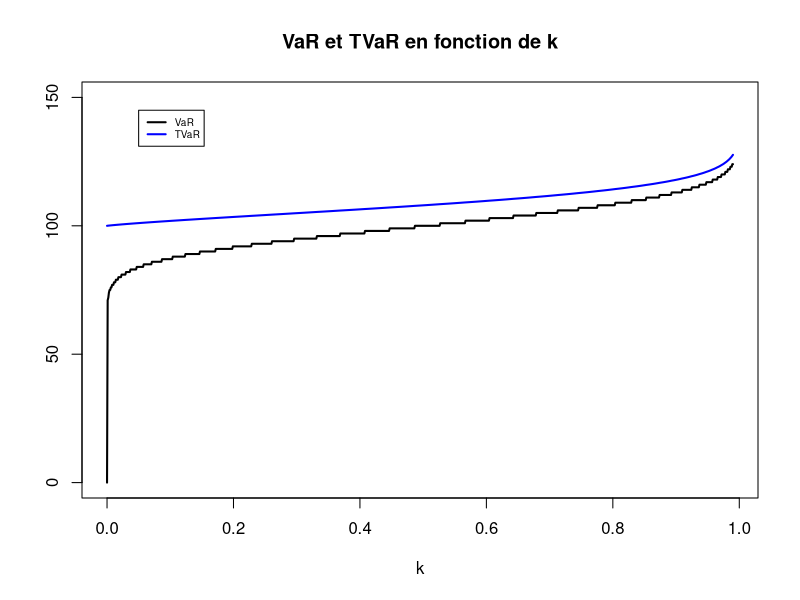
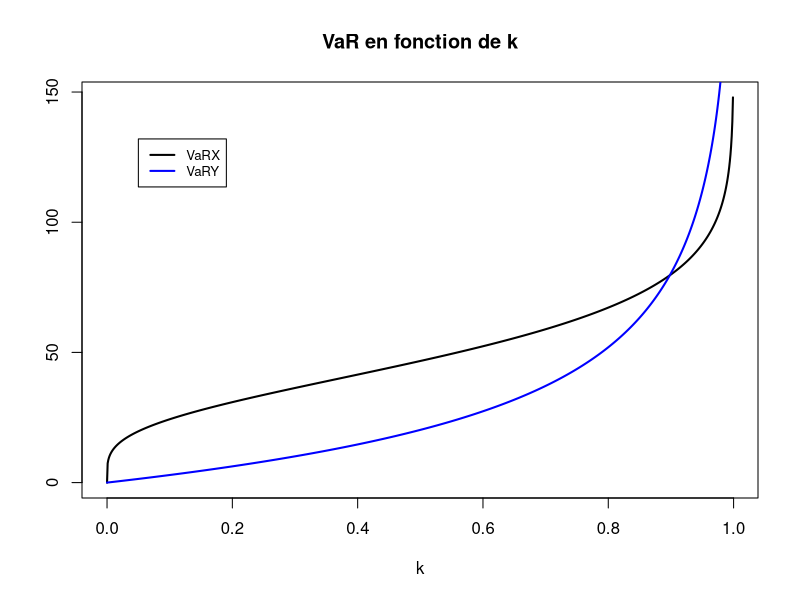
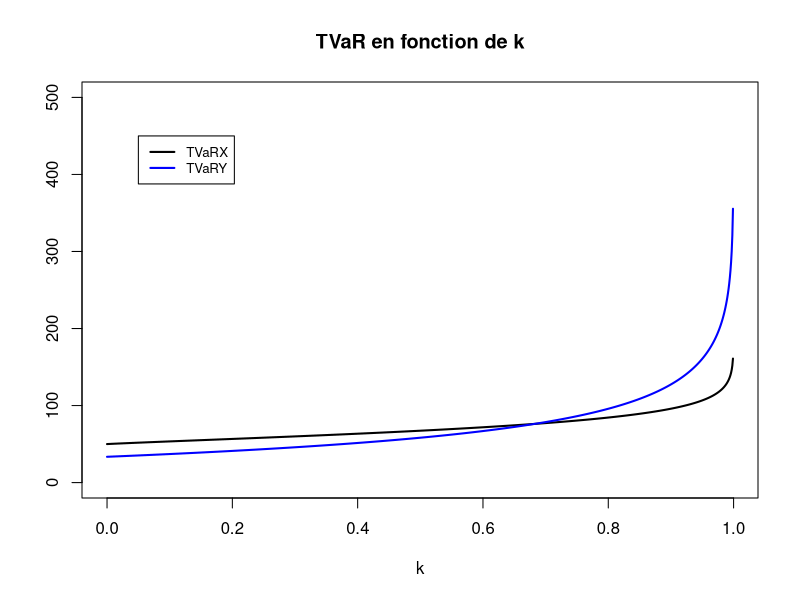
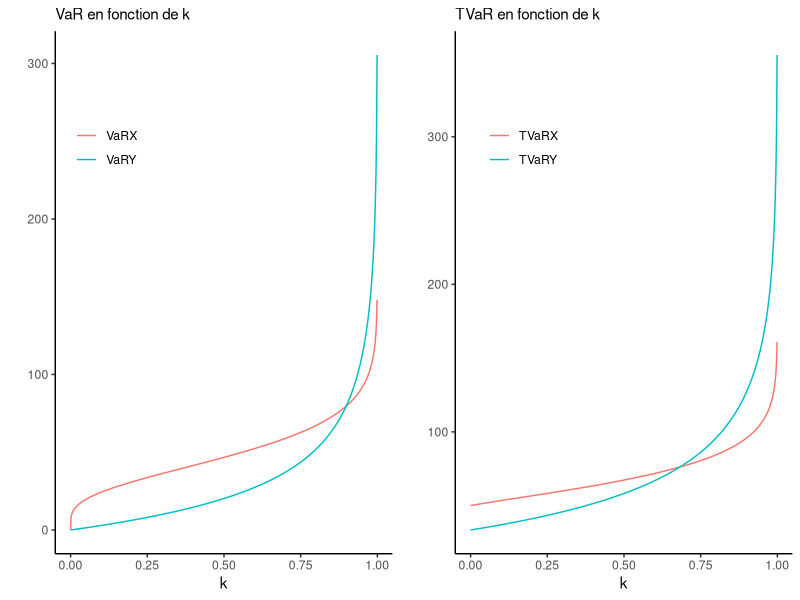

The R source for these figures, in order:
## ---- chunk 1
library(formatR)
library(ggplot2)
library(gridExtra)
library(knitr)
opts_chunk$set(tidy.opts=list(width.cutoff=80),tidy=TRUE)
## ---- chunk 2
fX <- c(0.25, 0.15, 0.2725, 0.175, 0.0925, 0.05, 0.01)
sum(fX)
## ---- chunk 3
k <- 0.90
FX <- cumsum(fX)

VaR <- min(which(FX >= k)) - 1  # On fait -1 comme les vecteurs commencent à 1 et non à 0
VaR
# On peut s'en convaincre en faisant un tableau
cbind(c(0:6), FX)
## ---- chunk 4
# Plus visuel
# (sum(5:6 * fX[(5+1):(6+1)]) + VaR * (FX[VaR + 1] - k))/(1 - k)   

# Préférable comme ceci, car on peut facilement changer la valeur de k
TVaR <- (sum((VaR+1):(length(fX)-1) * fX[c(VaR+2):(length(fX))]) + VaR * (FX[VaR + 1] - k))/(1 - k)
TVaRSL <- VaR + sum(pmax(0:6 - VaR, 0) * fX)/(1 - k)
sum(0:6 * fX)
cbind(TVaR, TVaRSL)
## ---- chunk 5
vk <- 0:1000
fY <- dpois(vk, 100)
FY <- cumsum(fY)

# On s'assure que la f.m.p. somme à 1
sum(fY)

VaR <- function(k) min(which(FY >= k)) - 1 
# VaR(0.9) == qpois(0.9, 100) # On aurait pu utiliser directement qpois

TVaR <- function(k) {VaR(k) + sum(pmax(vk - VaR(k),0) * fY)/(1 - k)}
## ---- chunk 6
v0 <- seq(0, 0.99, by = 0.001)
f <- sapply(v0, function(k) VaR(k))
matplot(v0, f, type = "l", ylim = c(0, 150), lwd = 2, xlab = "k", ylab = "", 
        main = "VaR et TVaR en fonction de k")
g <- sapply(v0, function(k) TVaR(k))
matplot(v0, g, type = "l", col = "blue", lwd = 2, add = TRUE)
legend(0.05, 145, legend=c("VaR", "TVaR"),
       col=c("black", "blue"), lty=1:1, lwd = 2:2, cex=0.6)
## ---- chunk 7
k <- 0.95
x <- c(0, 5, 20, 500, 2000)
fx <- c(0.2, 0.3, 0.4, 0.08, 0.02)
Fx <- cumsum(fx)

VaR <- x[min(which(Fx >= k)) - 1 + 1] # Il faut aller chercher la bonne valeur dans nos x
TVaR <- VaR + sum(pmax(x - VaR, 0) * fx)/(1-k)
cbind(VaR, TVaR)
## ---- chunk 8
p <- c(0.45, 0.55)
l <- c(0.02, 0.05)
b <- 0.1
n <- 5

FX <- function(x) pgamma(x, n, b)
FY <- function(y) p[1] * pexp(y, l[1]) + p[2] * pexp(y, l[2])

VaRX <- function(k) optimize(function(x) abs(FX(x) - k), c(0, 500))$min
VaRY <- function(k) optimize(function(y) abs(FY(y) - k), c(0, 1000))$min
## ---- chunk 9
k <- 0.90
TVaRX <- function(k) n/b * pgamma(VaRX(k), n + 1, b, lower.tail = FALSE)/(1-k)
TVaRY <- function(k) VaRY(k) + sum(p * (1/l) * (1-pexp(VaRY(k), l)))/(1-k)

# Formule de l'annexe pour Y
TVaRYtest <- sum((p*((1/l)*(1-pexp(VaRY(k), l)) + VaRY(k)*(1-pexp(VaRY(k), l)))))/(1-k)

# Vérification
round(cbind(TVaRX(k), TVaRY(k), TVaRYtest),2)
## ---- chunk 10
vk <- seq(0, 0.999, by = 0.001)
VX <- sapply(vk, function(k) VaRX(k))
VY <- sapply(vk, function(k) VaRY(k))

matplot(vk, VX, type = "l", lwd = 2, xlab = "k", ylab = "", main = "VaR en fonction de k")
matplot(vk, VY, type = "l", lwd = 2, col = "blue", add = TRUE)
legend(0.05, 132, legend=c("VaRX", "VaRY"),
       col=c("black", "blue"), lty=1:1, lwd = 2:2, cex=0.8)

TVX <- sapply(vk, function(k) TVaRX(k))
TVY <- sapply(vk, function(k) TVaRY(k))

matplot(vk, TVX, type = "l", lwd = 2, xlab = "k", ylab = "", ylim = c(0, 500), main = "TVaR en fonction de k")
matplot(vk, TVY, type = "l", lwd = 2, col = "blue", add = TRUE)
legend(0.05, 450, legend=c("TVaRX", "TVaRY"),
       col=c("black", "blue"), lty=1:1, lwd = 2:2, cex=0.8)

## ---- chunk 11
dat <- data.frame(vk, VX, VY, TVX, TVY)

g1 <- ggplot(dat, aes(x=vk)) + 
  geom_line(aes(y=VX, col = "VaRX"))+
  geom_line(aes(y=VY, col = "VaRY")) + 
  theme_classic()+
  theme(legend.position = c(0.15, 0.8)) +
  labs(x="k", y="", col = "", subtitle = "VaR en fonction de k")
  
g2 <- ggplot(dat, aes(x=vk)) + 
  geom_line(aes(y=TVX, col = "TVaRX"))+
  geom_line(aes(y=TVY, col = "TVaRY")) + 
  theme_classic()+
  theme(legend.position = c(0.20, 0.8)) +
  labs(x="k", y="", col = "", subtitle = "TVaR en fonction de k")

grid.arrange(g1, g2, ncol=2)
## ---- chunk 12
f <- function(par) 20^2/(gamma(1 + 1/par))^2 * gamma(1 + 2/par) - 20^2
f(0.8);f(10)
t <- optimize(function(x) abs(f(x) - 2000), c(0, 1))$min
b <- gamma(1 + 1/t)/20
cbind(t, b)
## ---- chunk 13
k <- 0.95
VaR <- 1/b * (-log(1 - k))^(1/t) # Annexe
TVaR <- 1/(b*(1-k)) * pgamma(-log(1 - k), 1 + 1/t, b^t, lower.tail = F)
cbind(VaR, TVaR)
